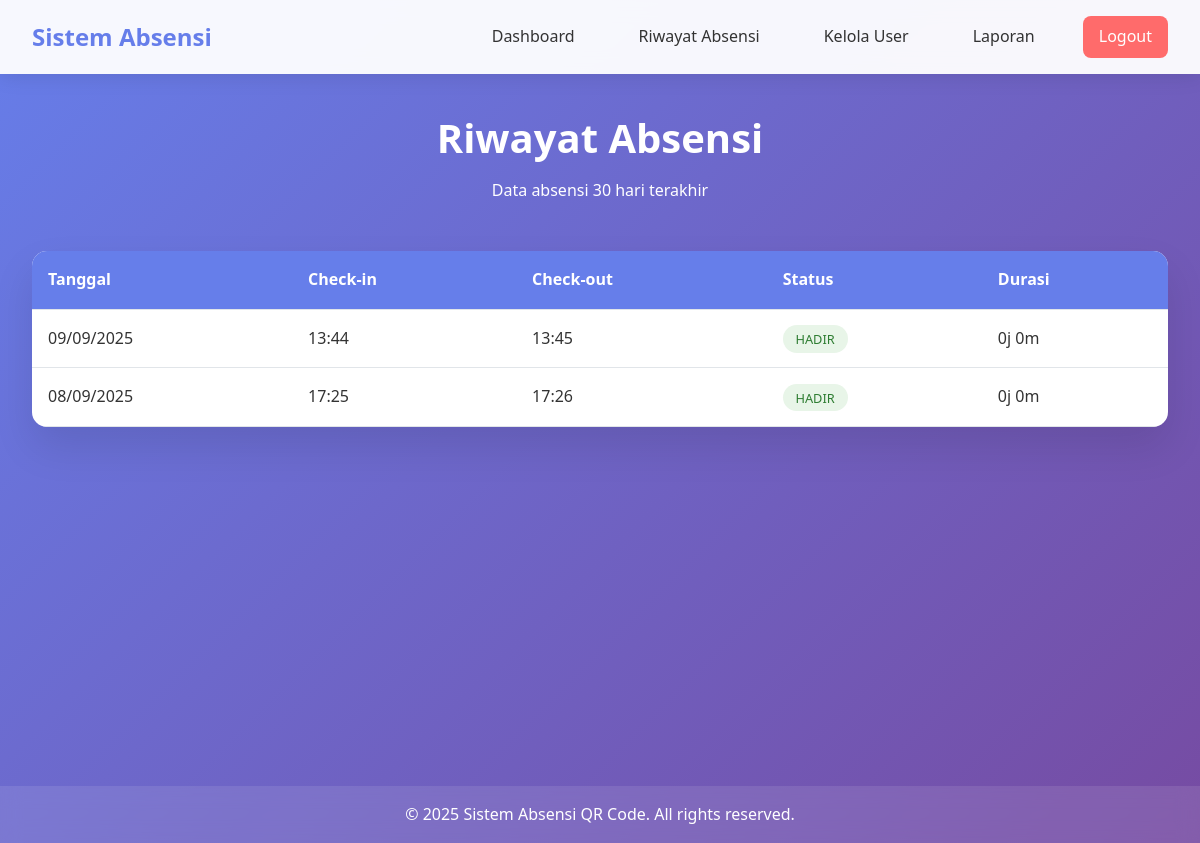
Page /attendance (signed in) on the committed database.
### app.py (models this page shows)
class Attendance(db.Model):
    id = db.Column(db.Integer, primary_key=True)
    user_id = db.Column(db.Integer, db.ForeignKey('user.id'), nullable=False)
    date = db.Column(db.Date, nullable=False)
    time_in = db.Column(db.DateTime, nullable=True)
    time_out = db.Column(db.DateTime, nullable=True)
    status = db.Column(db.String(20), default='hadir')

### app.py (the view)
@app.route('/attendance')
@login_required
def attendance_page():
    attendances = Attendance.query.filter_by(user_id=current_user.id).order_by(Attendance.date.desc()).limit(30).all()
    return render_template('attendance.html', attendances=attendances)

### app.py (called while the page is built)
@login_manager.user_loader
def load_user(user_id):
    return User.query.get(int(user_id))

### templates/attendance.html (shortened to what this page needs)
{% extends "base.html" %}
{% block content %}
<div class="attendance-history-container">
    <div class="page-header">
        <h1>Riwayat Absensi</h1>
        <p>Data absensi 30 hari terakhir</p>
    </div>
    {% if attendances %}
        <div class="table-container">
            <table class="attendance-table">
                <thead>
                    <tr>
                        <th>Tanggal</th>
                        <th>Check-in</th>
                        <th>Check-out</th>
                        <th>Status</th>
                        <th>Durasi</th>
                    </tr>
                </thead>
                <tbody>
                    {% for attendance in attendances %}
                    <tr>
                        <td>{{ attendance.date.strftime('%d/%m/%Y') }}</td>
                        <td>
                            {% if attendance.time_in %}
                                {{ attendance.time_in.strftime('%H:%M') }}
                            {% else %}
                                <span class="no-data">-</span>
                            {% endif %}
                        </td>
                        <td>
                            {% if attendance.time_out %}
                                {{ attendance.time_out.strftime('%H:%M') }}
                            {% else %}
                                <span class="no-data">-</span>
                            {% endif %}
                        </td>
                        <td>
                            <span class="status-badge status-{{ attendance.status }}">
                                {{ attendance.status.title() }}
                            </span>
                        </td>
                        <td>
                            {% if attendance.time_in and attendance.time_out %}
                                {% set duration = attendance.time_out - attendance.time_in %}
                                {% set hours = duration.seconds // 3600 %}
                                {% set minutes = (duration.seconds % 3600) // 60 %}
                                {{ hours }}j {{ minutes }}m
                            {% else %}
                                <span class="no-data">-</span>
                            {% endif %}
                        </td>
                    </tr>
                    {% endfor %}
                </tbody>
            </table>
        </div>
    {% else %}
        <div class="no-data-message">
            <p>Belum ada data absensi.</p>
            <a href="{{ url_for('dashboard') }}" class="btn btn-primary">Kembali ke Dashboard</a>
        </div>
    {% endif %}
</div>
{% endblock %}

### static/css/style.css (style rules this page uses)
* { margin: 0; padding: 0; box-sizing: border-box; }
body { font-family: 'Segoe UI', Tahoma, Geneva, Verdana, sans-serif; line-height: 1.6; color: #333; background: linear-gradient(135deg, #667eea 0%, #764ba2 100%); min-height: 100vh; }
.status-hadir { color: #4caf50; }
.attendance-history-container { max-width: 1200px; margin: 0 auto; padding: 0 2rem; }
.page-header { text-align: center; margin-bottom: 3rem; color: white; }
.page-header h1 { font-size: 2.5rem; margin-bottom: 0.5rem; }
.table-container { background: white; border-radius: 15px; overflow: hidden; box-shadow: 0 20px 40px rgba(0, 0, 0, 0.1); }
.attendance-table { width: 100%; border-collapse: collapse; }
.attendance-table th, .attendance-table td { padding: 1rem; text-align: left; border-bottom: 1px solid #e1e5e9; }
.attendance-table th { background: #667eea; color: white; font-weight: 600; }
.status-badge { padding: 0.3rem 0.8rem; border-radius: 20px; font-size: 0.8rem; font-weight: 500; text-transform: uppercase; }
.status-hadir { background: #e8f5e8; color: #2e7d32; }

### rows in the picture
Attendance: date "09/09/2025", time_in "13:44", time_out "13:45", status "HADIR", hours "0", minutes "0"
Attendance: date "08/09/2025", time_in "17:25", time_out "17:26", status "HADIR", hours "0", minutes "0"
